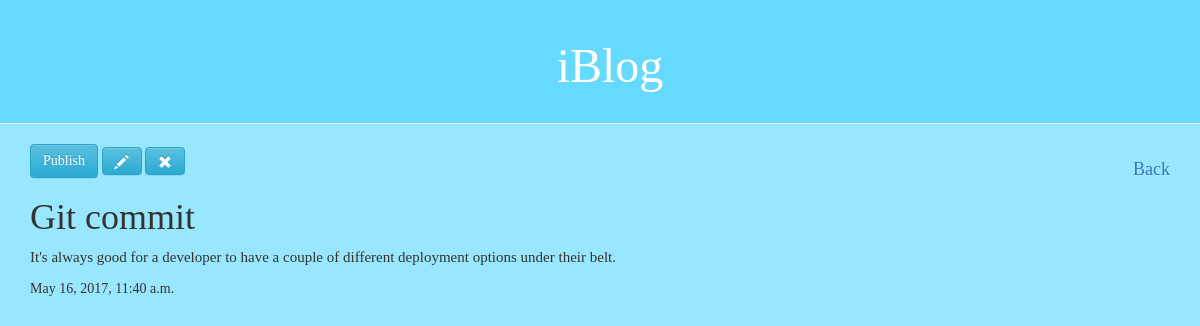
/account/post/13/, run on the app's committed database.
### accounts/models.py (models this page shows, shortened)
class Post(models.Model):
    author = models.ForeignKey('auth.User')
    title = models.CharField(max_length=200)
    text = models.TextField()
    created_date = models.DateTimeField(
            default=timezone.now)
    published_date = models.DateTimeField(
            blank=True, null=True)

### accounts/views.py (the view)
# urls.py: url(r'^post/(?P<pk>\d+)/$', views.post_detail, name='post_detail'),
def post_detail(request, pk):
    post = get_object_or_404(Post, pk=pk)
    args = {'post': post}
    return render(request, 'accounts/post_detail.html', args)

### accounts/templates/accounts/post_detail.html (shortened to what this page needs)
{% extends 'base.html' %}
	{% block content %}
		<div class="container">
		    <div class="post">
		    	<a class="btn btn-info" href="{% url 'post_publish' pk=post.pk %}">Publish</a>
		        <a class="btn btn-info" href="{% url 'post_edit' pk=post.pk %}"><span class="glyphicon glyphicon-pencil"></span></a>
		        <a class="btn btn-info" href="{% url 'post_remove' pk=post.pk %}"><span class="glyphicon glyphicon-remove"></span></a>
		        <ul class="nav navbar-nav navbar-right">
          		<a class="navbar-brand" href="/account">Back</a>
          		</div>
		        <h1>{{ post.title }}</h1>
		        <p>{{ post.text|linebreaksbr }}</p>
			        {% if post.published_date %}
				    <div class="date">
				        {{ post.published_date }}
				    </div>
				{% endif %}
		    </div>
	{% endblock %}

### accounts/static/accounts/style.css (style rules this page uses)
body div { background: #99e6ff; font-family: 'Lobster'; }
p { font-family: 'Lobster'; font-size: 15px; }

### data on the page
Post: title "Git commit", text "It's always good for a developer to have a couple of different deployment options under their belt.", published_date "May 16, 2017, 11:40 a.m."
